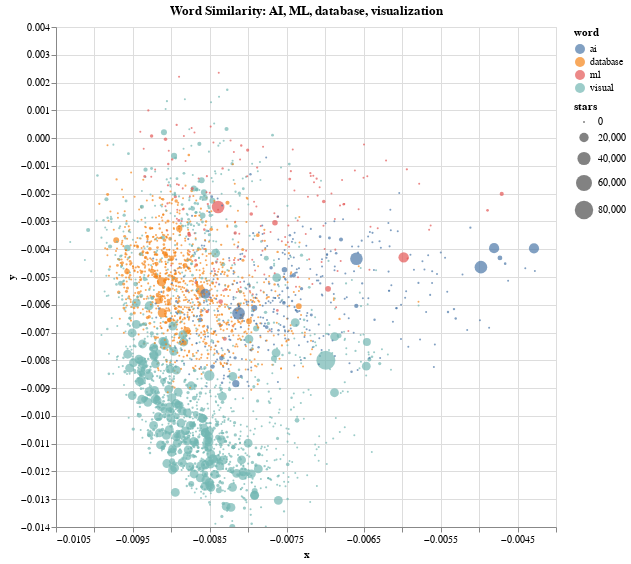

Notebook code cell kept with this figure:
### Code cell
keywords = ['database', "machine","learning", "artificial", "intelligence","python", "r", "ai", "ml", "visual"]

x = ["database", "ai", "ml", "visual"]
df_sub = df[df.word.isin(x)]

color_by = 'word'

# Make the plot
alt.Chart(df_sub, title=f"Word Similarity: AI, ML, database, visualization").mark_circle(size=100).encode(
    alt.X('x',
        scale=alt.Scale(zero=False)
    ), y="y",
    color= color_by,
    size=alt.Size('stars'),
    #href="link",
    tooltip=['slug', 'word', 'description', 'stars']
    ).interactive().properties(
    width=500,
    height=500
)

### Figure 1 — Vega-Lite specification as saved in the notebook (floating-point values rounded to 4 significant figures; data arrays with more than 128 entries replaced by an {"elided": "..."} marker saying what was removed)
{"config": {"view": {"continuousWidth": 400, "continuousHeight": 300}}, "data": {"name": "data-09333da927c0a88b713040dc072a1836"}, "mark": {"type": "circle", "size": 100}, "encoding": {"color": {"type": "nominal", "field": "word"}, "size": {"type": "quantitative", "field": "stars"}, "tooltip": [{"type": "nominal", "field": "slug"}, {"type": "nominal", "field": "word"}, {"type": "nominal", "field": "description"}, {"type": "quantitative", "field": "stars"}], "x": {"type": "quantitative", "field": "x", "scale": {"zero": false}}, "y": {"type": "quantitative", "field": "y"}}, "height": 500, "selection": {"selector001": {"type": "interval", "bind": "scales", "encodings": ["x", "y"]}}, "title": "Word Similarity: AI, ML, database, visualization", "width": 500, "$schema": "https://vega.github.io/schema/vega-lite/v4.8.1.json", "datasets": {"data-09333da927c0a88b713040dc072a1836": {"elided": "3615 records"}}}
